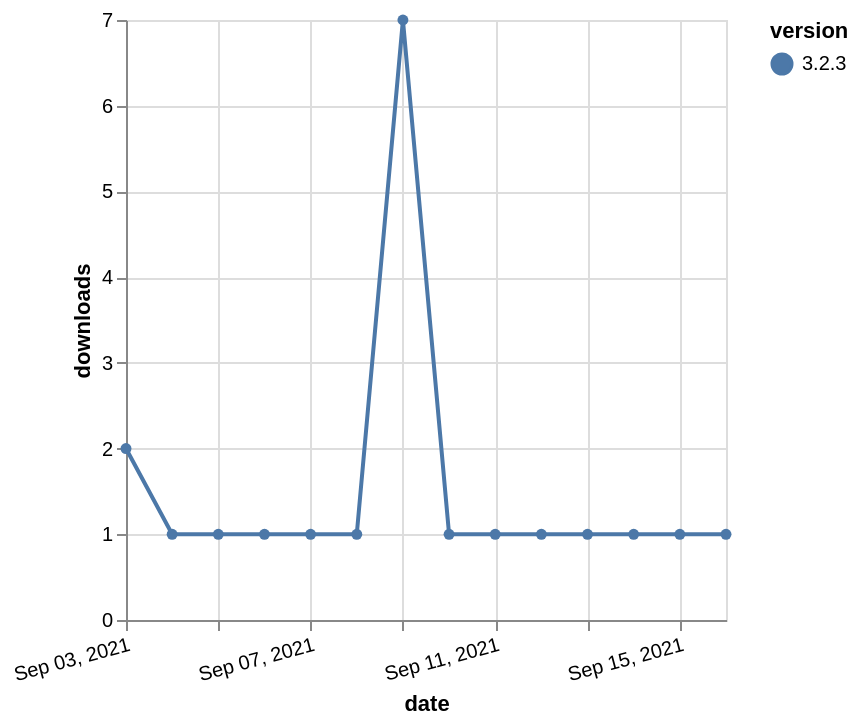

Specify this chart in Vega-Lite:
### Vega-Lite specification from a JSON file in a GitHub repository (floating-point values rounded to 4 significant figures)
{"$schema": "https://vega.github.io/schema/vega-lite/v5.json", "description": "A simple bar chart with embedded data.", "data": {"values": [{"date": "2021-09-03", "total": 523, "delta": 2, "version": "3.2.3"}, {"date": "2021-09-04", "total": 524, "delta": 1, "version": "3.2.3"}, {"date": "2021-09-05", "total": 525, "delta": 1, "version": "3.2.3"}, {"date": "2021-09-06", "total": 526, "delta": 1, "version": "3.2.3"}, {"date": "2021-09-07", "total": 527, "delta": 1, "version": "3.2.3"}, {"date": "2021-09-08", "total": 528, "delta": 1, "version": "3.2.3"}, {"date": "2021-09-09", "total": 535, "delta": 7, "version": "3.2.3"}, {"date": "2021-09-10", "total": 536, "delta": 1, "version": "3.2.3"}, {"date": "2021-09-11", "total": 537, "delta": 1, "version": "3.2.3"}, {"date": "2021-09-12", "total": 538, "delta": 1, "version": "3.2.3"}, {"date": "2021-09-13", "total": 539, "delta": 1, "version": "3.2.3"}, {"date": "2021-09-14", "total": 540, "delta": 1, "version": "3.2.3"}, {"date": "2021-09-15", "total": 541, "delta": 1, "version": "3.2.3"}, {"date": "2021-09-16", "total": 542, "delta": 1, "version": "3.2.3"}]}, "width": "container", "mark": {"type": "line", "point": {"filled": true}}, "encoding": {"x": {"field": "date", "type": "temporal", "timeUnit": "yearmonthdate", "title": "date", "axis": {"labelAngle": -15}}, "y": {"field": "delta", "type": "quantitative", "title": "downloads"}, "color": {"field": "version", "type": "nominal"}, "tooltip": {"field": "delta"}}}
